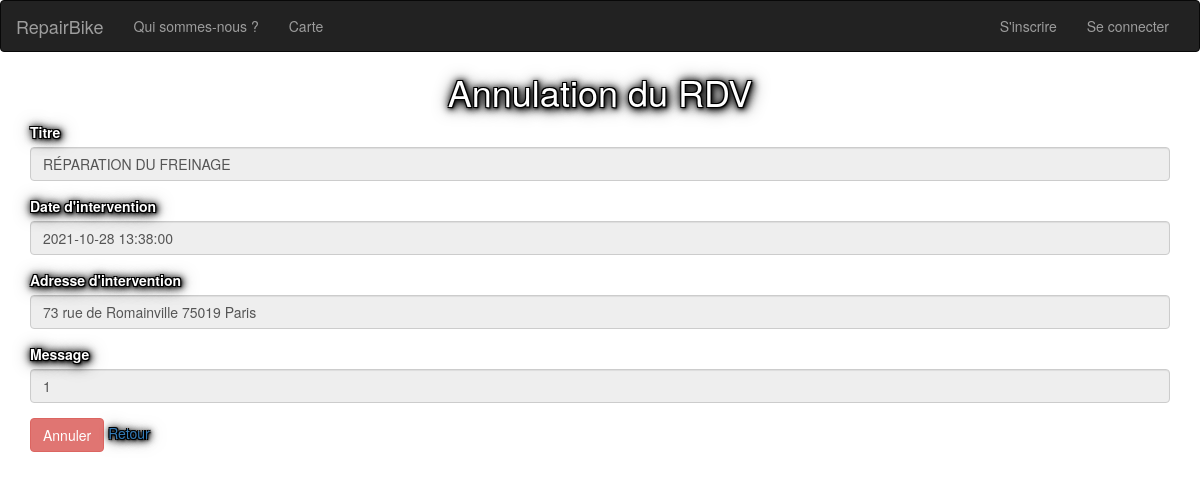
Screenshot of /refuser.php?id=57 with the database file from the repository.
### tables this page shows
CREATE TABLE `demande` (
  `id` int(11) NOT NULL,
  `date_demande` timestamp NOT NULL DEFAULT CURRENT_TIMESTAMP,
  `date_intervention` timestamp NOT NULL DEFAULT CURRENT_TIMESTAMP,
  `adresse_intervention` varchar(200) NOT NULL,
  `etat_intervention` varchar(50) DEFAULT 'ENVOYEE',
  `id_service` int(11) NOT NULL,
  `id_client` int(11) NOT NULL,
  `message` varchar(100) DEFAULT NULL,
  `tarif_demande` double NOT NULL
);

CREATE TABLE `service` (
  `S_id` int(11) NOT NULL,
  `titre` varchar(50) NOT NULL,
  `description` text,
  `tarif` double NOT NULL,
  `rayon_intervention` float NOT NULL,
  `id_reparateur` int(11) NOT NULL,
  `img` varchar(150) DEFAULT NULL
);

### refuser.php (the view, shortened to what this page needs)
<?php
require 'navbarReparateur.php';
if (isset($_GET['id'])){
  $id= $_GET['id'];
}
  $req = "SELECT * FROM demande inner join service on demande.id_service = service.S_id where id= :id";
  $res = $bdd->prepare($req);
  $res->bindParam(':id', $id, PDO::PARAM_STR);
  try{
    $res -> execute();
  }
  catch(Exception $e){
    oups("Erreur de selection", $e->getMessage(),"1","index.php");
  }
  while($service = $res->fetch(PDO::FETCH_ASSOC)) {
  $titre=$service['titre'];
  $date=$service['date_intervention'];
  $adresse=$service['adresse_intervention'];
  $message=$service['message'];
  }
  ?>
<body>
  <h1 style="color:white">Annulation du RDV</h1>
  <div class="container">
    <form action="refuser_post.php" method='post'>
      <div class="form-group">
        <label>Titre</label>
        <input type="text" class="form-control formtexte" name="AFF_titre" value="<?php echo $titre?>"disabled />
      </div>
      <div class="form-group">
        <label>Date d'intervention</label>
        <input type="text" class="form-control formtexte" name="AFF_date" value="<?php echo $date?>"disabled />
      </div>
      <div class="form-group">
        <label>Adresse d'intervention</label>
        <input type="text" class="form-control formtexte" name="AFF_adresse" value="<?php echo $adresse?>"disabled />
      </div>
      <div class="form-group">
        <label>Message</label>
        <input type="text" class="form-control formtexte" name="AFF_message" value="<?php echo $message?>"disabled />
      </div>
      <input type="submit" value="Annuler"class="btn btn-danger" onclick="return confirm('Vous êtes vraiment sûr(e) pour annuler ce RDV ?');"></a>
      <a href='reparateur.php'>Retour</a>
    </form>
    <br>
  </body>
</html>

### MesStyles.css (style rules this page uses)
h1 { text-align: center; text-shadow: -1px -1px 0 #000, 1px -1px 0 #000, -1px 1px 0 #000, 1px 1px 0 #000, 1px 1px 2px #141414, 1px 1px 3px #141414, 1px 1px 5px #141414, 1px 1px 7px #141414, 1px 1px 10px #141414, 1px 1px 12px #141414, 1px 1px 18px #141414;color:#fff; }
input, table { opacity: 0.8; }
form , div.card, button { text-shadow: -1px -1px 0 #000, 1px -1px 0 #000, -1px 1px 0 #000, 1px 1px 0 #000, 1px 1px 2px #141414, 1px 1px 3px #141414, 1px 1px 5px #141414, 1px 1px 7px #141414, 1px 1px 10px #141414, 1px 1px 12px #141414, 1px 1px 18px #141414;color:#fff; }

### rows the page displays
demande: AFF_titre "RÉPARATION DU FREINAGE", AFF_date "2021-10-28 13:38:00", AFF_adresse "73 rue de Romainville 75019 Paris", AFF_message "1"
